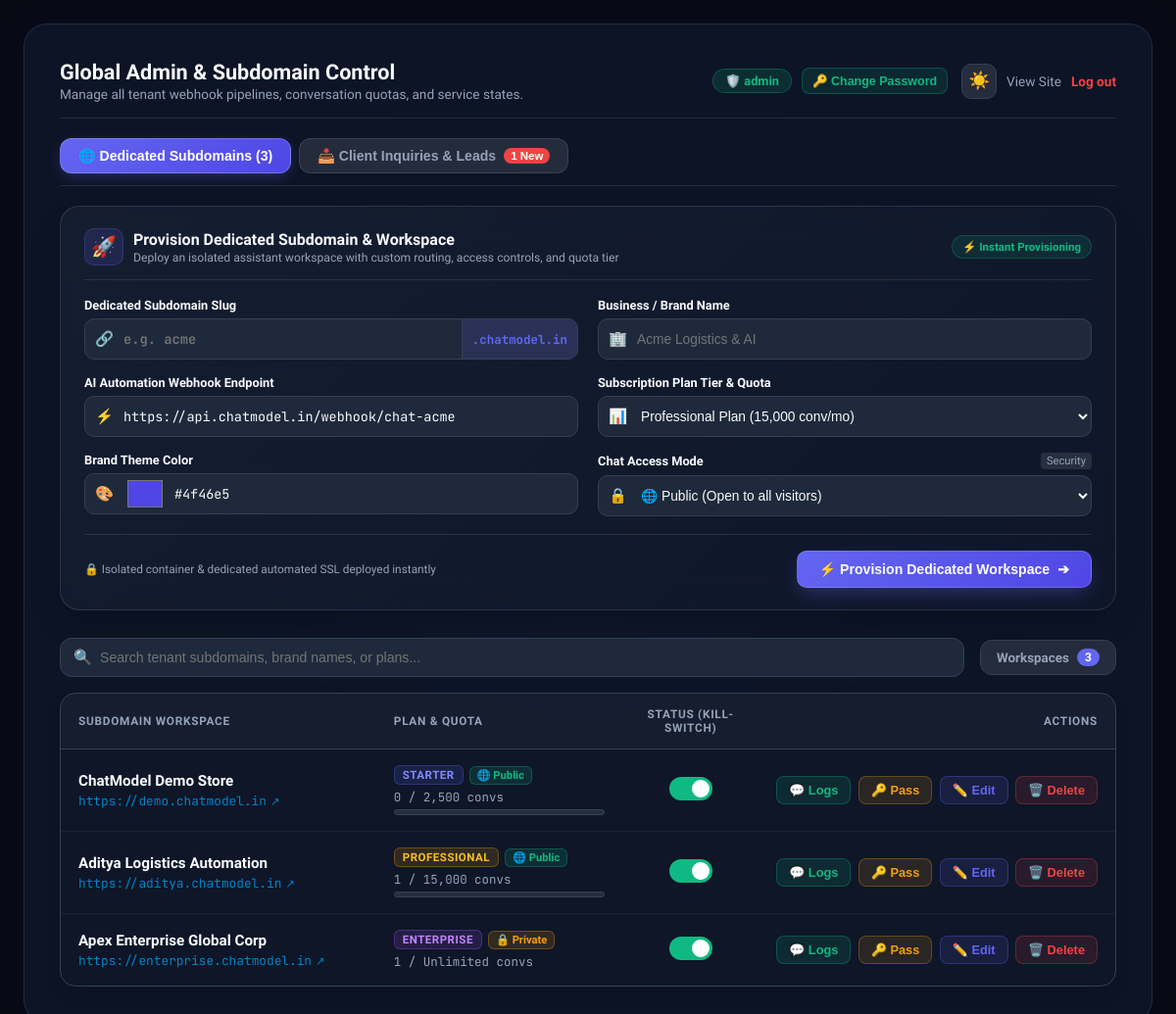
Page /login.php (signed in) on the committed database.
### tables this page shows
CREATE TABLE tenants (
                id INTEGER PRIMARY KEY AUTOINCREMENT,
                subdomain TEXT NOT NULL UNIQUE,
                password_hash TEXT DEFAULT '',
                business_name TEXT NOT NULL,
                webhook_url TEXT NOT NULL,
                welcome_message TEXT DEFAULT 'Hello! How can we help your business today?',
                theme_color TEXT DEFAULT '#4f46e5',
                plan TEXT DEFAULT 'starter',
                monthly_limit INTEGER DEFAULT 2500,
                chat_access_mode TEXT DEFAULT 'public',
                internal_access_key TEXT DEFAULT '',
                is_active INTEGER DEFAULT 1,
                created_at DATETIME DEFAULT CURRENT_TIMESTAMP,
                updated_at DATETIME DEFAULT CURRENT_TIMESTAMP
            );

### views/admin/dashboard.php (the view, shortened to what the rows shown need)
<!DOCTYPE html>
<html lang="en" data-theme="dark">
<head>
    <link rel="stylesheet" href="/assets/css/admin.css">
</head>
<body>
    <div class="login-card portal-layout">
        <div class="dashboard-header">
            <div>
                <h2 style="color: var(--text-heading); font-size: 1.35rem; font-weight: 700; margin-bottom: 2px;">
                    Global Admin & Subdomain Control</h2>
            </div>
        </div>
        <div id="adminTabSubdomains" class="admin-tab-content active">
            <div class="table-responsive-wrapper">
                <table class="tenant-table">
                    <thead>
                        <tr>
                            <th style="width: 32%;">Subdomain Workspace</th>
                            <th style="width: 30%;">Plan & Quota</th>
                            <th style="width: 16%; text-align: center;">Status (Kill-Switch)</th>
                            <th style="width: 22%; text-align: right;">Actions</th>
                        </tr>
                    </thead>
                    <tbody id="tenantTableBody">
                        <?php foreach ($allTenants as $t):
                            $sub = htmlspecialchars($t['subdomain']);
                            $isActive = (int) $t['is_active'] === 1;
                            $stats = $t['stats'] ?? Database::getTenantConversationStats($t['subdomain']);
                            $plan = $stats['plan'] ?? $t['plan'] ?? 'starter';
                            $monthlyConvs = (int) ($stats['monthly_conversations'] ?? 0);
                            $monthlyLimit = (int) ($stats['monthly_limit'] ?? $t['monthly_limit'] ?? 2500);
                            $accessMode = $t['chat_access_mode'] ?? 'public';
                        ?>
                            <tr class="tenant-row" id="row-<?php echo $sub; ?>"
                                data-subdomain="<?php echo $sub; ?>"
                                data-name="<?php echo htmlspecialchars($t['business_name']); ?>"
                                data-webhook="<?php echo htmlspecialchars($t['webhook_url']); ?>"
                                data-welcome="<?php echo htmlspecialchars($t['welcome_message']); ?>"
                                data-color="<?php echo htmlspecialchars($t['theme_color']); ?>"
                                data-plan="<?php echo htmlspecialchars($plan); ?>"
                                data-access-mode="<?php echo htmlspecialchars($accessMode); ?>"
                                data-access-key="<?php echo htmlspecialchars($t['internal_access_key'] ?? ''); ?>"
                                data-active="<?php echo $isActive ? '1' : '0'; ?>">
                                <td>
                                    <div class="tenant-name-col"><?php echo htmlspecialchars($t['business_name']); ?></div>
                                    <a href="/?subdomain=<?php echo $sub; ?>" target="_blank" class="tenant-domain-link">
                                        https://<?php echo $sub; ?>.chatmodel.in <span style="font-size: 0.72rem;">↗</span>
                                    </a>
                                </td>
                                <td>
                                    <div style="display: flex; align-items: center; gap: 6px; margin-bottom: 4px; flex-wrap: wrap;">
                                        <span class="plan-badge <?php echo htmlspecialchars($plan); ?>"><?php echo strtoupper($plan); ?></span>
                                        <span class="access-mode-badge <?php echo $accessMode === 'private' ? 'private' : 'public'; ?>">
                                            <?php echo $accessMode === 'private' ? '🔒 Private' : '🌐 Public'; ?>
                                        </span>
                                    </div>
                                    <div class="quota-text">
                                        <?php echo number_format($monthlyConvs); ?> / <?php echo $monthlyLimit < 0 ? 'Unlimited' : number_format($monthlyLimit); ?> convs
                                    </div>
                                    <?php if ($monthlyLimit > 0): ?>
                                        <div class="conv-progress-bg">
                                        </div>
                                    <?php endif; ?>
                                </td>
                                <td style="text-align: center;">
                                    <div style="display: inline-flex; align-items: center; justify-content: center;">
                                        <label class="switch" title="Toggle active / paused status">
                                            <span class="slider"></span>
                                        </label>
                                    </div>
                                </td>
                                <td style="text-align: right; white-space: nowrap;">
                                    <button class="btn-logs" onclick="openLogsModal('<?php echo $sub; ?>')" title="Inspect Live Chat Logs">💬 Logs</button>
                                    <button class="btn-edit" onclick="openResetSubdomainPasswordModal('<?php echo $sub; ?>')" style="background: rgba(245, 158, 11, 0.12); color: #f59e0b; border-color: rgba(245, 158, 11, 0.3);" title="Reset Tenant Workspace Password">🔑 Pass</button>
                                    <button class="btn-edit" onclick="openEditModal('<?php echo $sub; ?>')" title="Edit Workspace Settings">✏️ Edit</button>
                                    <button class="btn-delete" onclick="openDeleteModal('<?php echo $sub; ?>')" title="Delete Workspace">🗑️ Delete</button>
                                </td>
                            </tr>
                        <?php endforeach; ?>
                    </tbody>
                </table>
            </div>
        </div>
    </div>
</body>
</html>

### rows in the picture
tenants: business_name "ChatModel Demo Store", subdomain "demo", plan "STARTER", chat_access_mode "🌐 Public", monthlyConvs "0", monthlyLimit "2,500"
tenants: business_name "Aditya Logistics Automation", subdomain "aditya", plan "PROFESSIONAL", chat_access_mode "🌐 Public", is_active "1", monthly_limit "15,000"
tenants: business_name "Apex Enterprise Global Corp", subdomain "enterprise", plan "ENTERPRISE", chat_access_mode "🔒 Private", is_active "1", monthly_limit "Unlimited"

### other values in the picture
$adminUser "admin"
count($allTenants) "3"
$newInquiriesCount "1"
